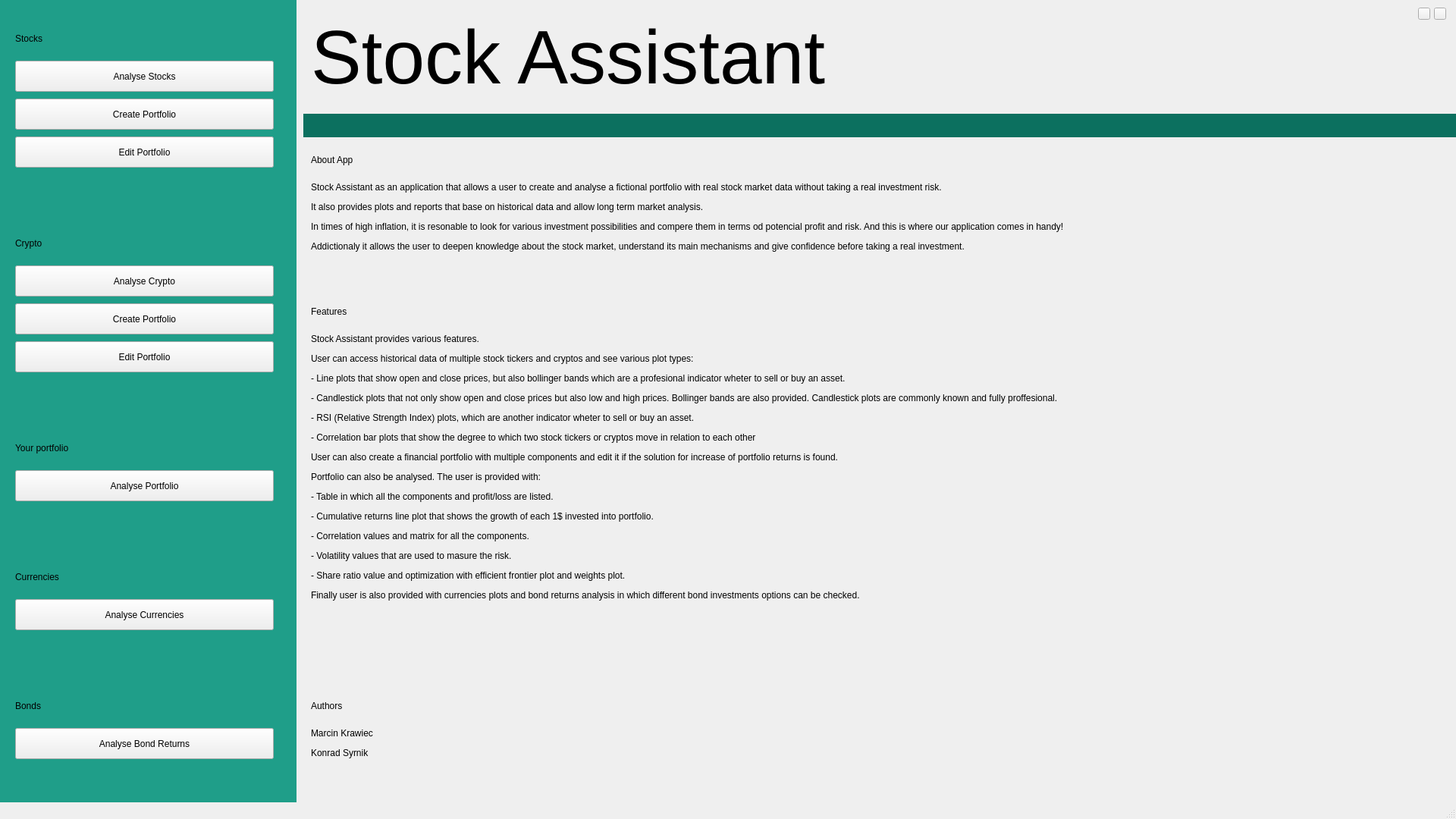
<?xml version="1.0" encoding="UTF-8"?>
<ui version="4.0">
 <class>MainWindow</class>
 <widget class="QMainWindow" name="MainWindow">
  <property name="geometry">
   <rect>
    <x>0</x>
    <y>0</y>
    <width>1920</width>
    <height>1080</height>
   </rect>
  </property>
  <property name="windowTitle">
   <string>MainWindow</string>
  </property>
  <widget class="QWidget" name="centralwidget">
   <widget class="QPushButton" name="create_portfolio_button">
    <property name="geometry">
     <rect>
      <x>20</x>
      <y>130</y>
      <width>341</width>
      <height>41</height>
     </rect>
    </property>
    <property name="cursor">
     <cursorShape>PointingHandCursor</cursorShape>
    </property>
    <property name="text">
     <string>Create Portfolio</string>
    </property>
   </widget>
   <widget class="QPushButton" name="analyse_portfolio_button">
    <property name="geometry">
     <rect>
      <x>20</x>
      <y>620</y>
      <width>341</width>
      <height>41</height>
     </rect>
    </property>
    <property name="cursor">
     <cursorShape>PointingHandCursor</cursorShape>
    </property>
    <property name="text">
     <string>Analyse Portfolio</string>
    </property>
   </widget>
   <widget class="QPushButton" name="analyse_stocks_button">
    <property name="geometry">
     <rect>
      <x>20</x>
      <y>80</y>
      <width>341</width>
      <height>41</height>
     </rect>
    </property>
    <property name="cursor">
     <cursorShape>PointingHandCursor</cursorShape>
    </property>
    <property name="text">
     <string>Analyse Stocks</string>
    </property>
   </widget>
   <widget class="QLabel" name="navbar1">
    <property name="geometry">
     <rect>
      <x>20</x>
      <y>30</y>
      <width>281</width>
      <height>41</height>
     </rect>
    </property>
    <property name="text">
     <string>Stocks</string>
    </property>
   </widget>
   <widget class="QPushButton" name="analyse_crypto_button">
    <property name="geometry">
     <rect>
      <x>20</x>
      <y>350</y>
      <width>341</width>
      <height>41</height>
     </rect>
    </property>
    <property name="cursor">
     <cursorShape>PointingHandCursor</cursorShape>
    </property>
    <property name="text">
     <string>Analyse Crypto</string>
    </property>
   </widget>
   <widget class="QPushButton" name="bond_returns_button">
    <property name="geometry">
     <rect>
      <x>20</x>
      <y>960</y>
      <width>341</width>
      <height>41</height>
     </rect>
    </property>
    <property name="cursor">
     <cursorShape>PointingHandCursor</cursorShape>
    </property>
    <property name="text">
     <string>Analyse Bond Returns</string>
    </property>
   </widget>
   <widget class="QPushButton" name="analyse_currencies_button">
    <property name="geometry">
     <rect>
      <x>20</x>
      <y>790</y>
      <width>341</width>
      <height>41</height>
     </rect>
    </property>
    <property name="cursor">
     <cursorShape>PointingHandCursor</cursorShape>
    </property>
    <property name="text">
     <string>Analyse Currencies</string>
    </property>
   </widget>
   <widget class="QLabel" name="title_label">
    <property name="geometry">
     <rect>
      <x>410</x>
      <y>0</y>
      <width>1251</width>
      <height>151</height>
     </rect>
    </property>
    <property name="styleSheet">
     <string notr="true">font-size: 100px;
</string>
    </property>
    <property name="text">
     <string>Stock Assistant</string>
    </property>
   </widget>
   <widget class="QPushButton" name="edit_portfolio_button">
    <property name="geometry">
     <rect>
      <x>20</x>
      <y>180</y>
      <width>341</width>
      <height>41</height>
     </rect>
    </property>
    <property name="cursor">
     <cursorShape>PointingHandCursor</cursorShape>
    </property>
    <property name="text">
     <string>Edit Portfolio</string>
    </property>
   </widget>
   <widget class="QPushButton" name="create_portfolio_crypto_button">
    <property name="geometry">
     <rect>
      <x>20</x>
      <y>400</y>
      <width>341</width>
      <height>41</height>
     </rect>
    </property>
    <property name="cursor">
     <cursorShape>PointingHandCursor</cursorShape>
    </property>
    <property name="text">
     <string>Create Portfolio</string>
    </property>
   </widget>
   <widget class="QPushButton" name="edit_portfolio_crypto_button">
    <property name="geometry">
     <rect>
      <x>20</x>
      <y>450</y>
      <width>341</width>
      <height>41</height>
     </rect>
    </property>
    <property name="cursor">
     <cursorShape>PointingHandCursor</cursorShape>
    </property>
    <property name="text">
     <string>Edit Portfolio</string>
    </property>
   </widget>
   <widget class="QLabel" name="navbar2">
    <property name="geometry">
     <rect>
      <x>20</x>
      <y>300</y>
      <width>201</width>
      <height>41</height>
     </rect>
    </property>
    <property name="text">
     <string>Crypto</string>
    </property>
   </widget>
   <widget class="QLabel" name="navbar3">
    <property name="geometry">
     <rect>
      <x>20</x>
      <y>570</y>
      <width>201</width>
      <height>41</height>
     </rect>
    </property>
    <property name="text">
     <string>Your portfolio</string>
    </property>
   </widget>
   <widget class="QLabel" name="navbar4">
    <property name="geometry">
     <rect>
      <x>20</x>
      <y>740</y>
      <width>201</width>
      <height>41</height>
     </rect>
    </property>
    <property name="text">
     <string>Currencies</string>
    </property>
   </widget>
   <widget class="QLabel" name="navbar5">
    <property name="geometry">
     <rect>
      <x>20</x>
      <y>910</y>
      <width>201</width>
      <height>41</height>
     </rect>
    </property>
    <property name="text">
     <string>Bonds</string>
    </property>
   </widget>
   <widget class="QWidget" name="widget" native="true">
    <property name="geometry">
     <rect>
      <x>0</x>
      <y>0</y>
      <width>391</width>
      <height>1091</height>
     </rect>
    </property>
    <property name="styleSheet">
     <string notr="true">background-color: #1f9e89;</string>
    </property>
   </widget>
   <widget class="QLabel" name="intro_title1">
    <property name="geometry">
     <rect>
      <x>410</x>
      <y>190</y>
      <width>261</width>
      <height>41</height>
     </rect>
    </property>
    <property name="text">
     <string>About App</string>
    </property>
   </widget>
   <widget class="QLabel" name="intro_title2">
    <property name="geometry">
     <rect>
      <x>410</x>
      <y>390</y>
      <width>261</width>
      <height>41</height>
     </rect>
    </property>
    <property name="text">
     <string>Features</string>
    </property>
   </widget>
   <widget class="QLabel" name="intro_title3">
    <property name="geometry">
     <rect>
      <x>410</x>
      <y>910</y>
      <width>261</width>
      <height>41</height>
     </rect>
    </property>
    <property name="text">
     <string>Authors</string>
    </property>
   </widget>
   <widget class="QPushButton" name="exit_button">
    <property name="geometry">
     <rect>
      <x>1891</x>
      <y>10</y>
      <width>16</width>
      <height>16</height>
     </rect>
    </property>
    <property name="cursor">
     <cursorShape>PointingHandCursor</cursorShape>
    </property>
    <property name="mouseTracking">
     <bool>true</bool>
    </property>
    <property name="styleSheet">
     <string notr="true"/>
    </property>
    <property name="text">
     <string/>
    </property>
    <property name="iconSize">
     <size>
      <width>40</width>
      <height>40</height>
     </size>
    </property>
   </widget>
   <widget class="QPushButton" name="minimize_button">
    <property name="geometry">
     <rect>
      <x>1870</x>
      <y>10</y>
      <width>16</width>
      <height>16</height>
     </rect>
    </property>
    <property name="cursor">
     <cursorShape>PointingHandCursor</cursorShape>
    </property>
    <property name="mouseTracking">
     <bool>true</bool>
    </property>
    <property name="styleSheet">
     <string notr="true"/>
    </property>
    <property name="text">
     <string/>
    </property>
    <property name="iconSize">
     <size>
      <width>40</width>
      <height>40</height>
     </size>
    </property>
   </widget>
   <widget class="QWidget" name="widget_4" native="true">
    <property name="geometry">
     <rect>
      <x>400</x>
      <y>150</y>
      <width>1521</width>
      <height>31</height>
     </rect>
    </property>
    <property name="styleSheet">
     <string notr="true">background-color: #0c705f;

</string>
    </property>
   </widget>
   <widget class="QLabel" name="about_app_label">
    <property name="geometry">
     <rect>
      <x>410</x>
      <y>240</y>
      <width>1461</width>
      <height>151</height>
     </rect>
    </property>
    <property name="text">
     <string>&lt;html&gt;&lt;head/&gt;&lt;body&gt;&lt;p&gt;Stock Assistant as an application that allows a user to create and analyse a fictional portfolio with real stock market data without taking a real investment risk.&lt;/p&gt;&lt;p&gt;It also provides plots and reports that base on historical data and allow long term market analysis.&lt;/p&gt;&lt;p&gt;In times of high inflation, it is resonable to look for various investment possibilities and compere them in terms od potencial profit and risk. And this is where our application comes in handy!&lt;/p&gt;&lt;p&gt;Addictionaly it allows the user to deepen knowledge about the stock market, understand its main mechanisms and give confidence before taking a real investment.&lt;/p&gt;&lt;/body&gt;&lt;/html&gt;</string>
    </property>
    <property name="alignment">
     <set>Qt::AlignLeading|Qt::AlignLeft|Qt::AlignTop</set>
    </property>
   </widget>
   <widget class="QLabel" name="features_label">
    <property name="geometry">
     <rect>
      <x>410</x>
      <y>440</y>
      <width>1461</width>
      <height>451</height>
     </rect>
    </property>
    <property name="text">
     <string>&lt;html&gt;&lt;head/&gt;&lt;body&gt;&lt;p&gt;Stock Assistant provides various features.&lt;/p&gt;&lt;p&gt;User can access historical data of multiple stock tickers and cryptos and see various plot types:&lt;/p&gt;&lt;p&gt;- Line plots that show open and close prices, but also bollinger bands which are a profesional indicator wheter to sell or buy an asset. &lt;/p&gt;&lt;p&gt;- Candlestick plots that not only show open and close prices but also low and high prices. Bollinger bands are also provided. Candlestick plots are commonly known and fully proffesional.&lt;/p&gt;&lt;p&gt;- RSI (Relative Strength Index) plots, which are another indicator wheter to sell or buy an asset.&lt;/p&gt;&lt;p&gt;- Correlation bar plots that show the degree to which two stock tickers or cryptos move in relation to each other&lt;/p&gt;&lt;p&gt;User can also create a financial portfolio with multiple components and edit it if the solution for increase of portfolio returns is found. &lt;/p&gt;&lt;p&gt;Portfolio can also be analysed. The user is provided with:&lt;/p&gt;&lt;p&gt;- Table in which all the components and profit/loss are listed.&lt;/p&gt;&lt;p&gt;- Cumulative returns line plot that shows the growth of each 1$ invested into portfolio.&lt;/p&gt;&lt;p&gt;- Correlation values and matrix for all the components.&lt;/p&gt;&lt;p&gt;- Volatility values that are used to masure the risk.&lt;/p&gt;&lt;p&gt;- Share ratio value and optimization with efficient frontier plot and weights plot.&lt;/p&gt;&lt;p&gt;Finally user is also provided with currencies plots and bond returns analysis in which different bond investments options can be checked.&lt;/p&gt;&lt;p&gt;&lt;br/&gt;&lt;/p&gt;&lt;p&gt;&lt;br/&gt;&lt;/p&gt;&lt;/body&gt;&lt;/html&gt;</string>
    </property>
    <property name="alignment">
     <set>Qt::AlignLeading|Qt::AlignLeft|Qt::AlignTop</set>
    </property>
   </widget>
   <widget class="QLabel" name="authors_label">
    <property name="geometry">
     <rect>
      <x>410</x>
      <y>960</y>
      <width>1461</width>
      <height>71</height>
     </rect>
    </property>
    <property name="text">
     <string>&lt;html&gt;&lt;head/&gt;&lt;body&gt;&lt;p&gt;Marcin Krawiec &lt;/p&gt;&lt;p&gt;Konrad Syrnik&lt;/p&gt;&lt;/body&gt;&lt;/html&gt;</string>
    </property>
    <property name="alignment">
     <set>Qt::AlignLeading|Qt::AlignLeft|Qt::AlignTop</set>
    </property>
   </widget>
   <zorder>widget</zorder>
   <zorder>create_portfolio_button</zorder>
   <zorder>analyse_portfolio_button</zorder>
   <zorder>analyse_stocks_button</zorder>
   <zorder>navbar1</zorder>
   <zorder>analyse_crypto_button</zorder>
   <zorder>bond_returns_button</zorder>
   <zorder>analyse_currencies_button</zorder>
   <zorder>title_label</zorder>
   <zorder>edit_portfolio_button</zorder>
   <zorder>create_portfolio_crypto_button</zorder>
   <zorder>edit_portfolio_crypto_button</zorder>
   <zorder>navbar2</zorder>
   <zorder>navbar3</zorder>
   <zorder>navbar4</zorder>
   <zorder>navbar5</zorder>
   <zorder>intro_title1</zorder>
   <zorder>intro_title2</zorder>
   <zorder>intro_title3</zorder>
   <zorder>exit_button</zorder>
   <zorder>minimize_button</zorder>
   <zorder>widget_4</zorder>
   <zorder>about_app_label</zorder>
   <zorder>features_label</zorder>
   <zorder>authors_label</zorder>
  </widget>
  <widget class="QMenuBar" name="menubar">
   <property name="geometry">
    <rect>
     <x>0</x>
     <y>0</y>
     <width>1920</width>
     <height>26</height>
    </rect>
   </property>
  </widget>
  <widget class="QStatusBar" name="statusbar"/>
 </widget>
 <resources/>
 <connections/>
</ui>
